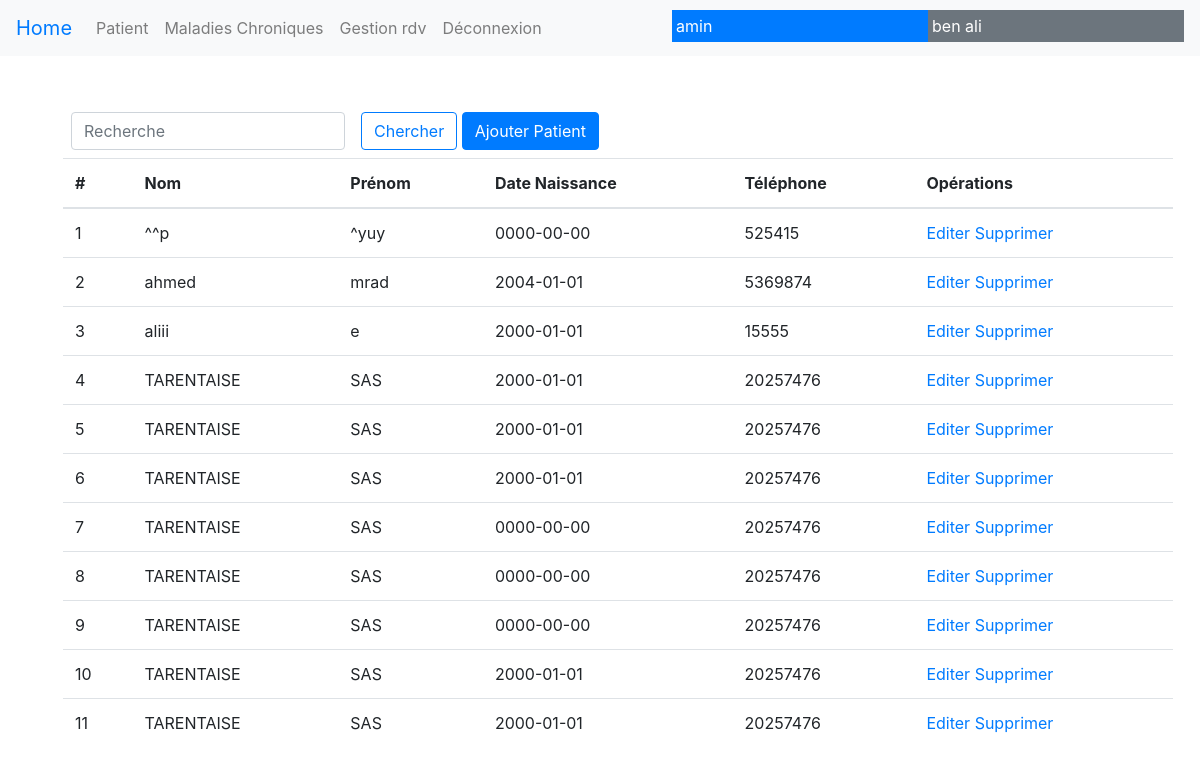
The app's page /patients/liste_patients.php (signed in) with its own data.
### tables this page shows
CREATE TABLE `patient` (
  `num_patient` int(11) NOT NULL,
  `nom` varchar(45) DEFAULT NULL,
  `prenom` varchar(45) DEFAULT NULL,
  `date_naiss` date NOT NULL DEFAULT current_timestamp(),
  `adresse` varchar(75) DEFAULT NULL,
  `telephone` varchar(32) DEFAULT NULL,
  `cnam` varchar(16) DEFAULT NULL,
  `nationalite` varchar(45) DEFAULT 'Tunisienne',
  `type_id` varchar(10) DEFAULT 'CIN',
  `nat_id` varchar(45) DEFAULT NULL
);

### db/patients.php (called while the page is built, shortened)
<?php
function liste_patients(PDO $conn) {
    $sql = "SELECT * FROM patient ORDER BY nom, prenom";
    $res = $conn->query($sql);
    return $res->fetchAll(PDO::FETCH_ASSOC);
}

### patients/liste_patients.php (the view, shortened to what this page needs)
<!DOCTYPE html>
<html lang="en">
<head>
    <link rel="stylesheet" href="../css/bootstrap.min.css">
    <link rel="stylesheet" href="../css/style.css">
</head>
<body>
    <?php
    require_once '../menu.php';
    require_once '../db/conn.php';
    require_once '../db/patients.php';
    $date_naiss = (isset($_POST['input_cher']) && $_POST['input_cher']) ? $_POST['input_cher'] : date('Y-m-d');
    $input_cher  = (isset($_POST['input_cher']) && $_POST['input_cher']);
    if ($input_cher != ''){
        $patients = patient_fetch($conn , $date_naiss , $input_cher , $input_cher );
    }
    else{
        $patients = liste_patients($conn);
    }
    ?>
    <div class="container m-5">
    <form method ="post" class="d-flex">
        <div class="m-2">
            <input class="form-control me-2" type="search" placeholder="Recherche" name="input_cher" aria-label="Search">
            </div>
        <div class="m-2">
            <button class="btn btn-outline-primary" type="submit" name="chercher">Chercher</button>
            <a class="btn btn-primary" href="ajout_patient.php">Ajouter Patient</a>
        </div>
    </form>
        <div>
            <table class="table">
                <thead>
                    <tr>
                        <th>#</th>
                        <th>Nom</th>
                        <th>Prénom</th>
                        <th>Date Naissance</th>
                        <th>Téléphone</th>
                        <th>Opérations</th>
                    </tr>
                </thead>
                <?php
                foreach ($patients as $index => $patient) :
                ?>
                    <tr>
                        <td><?= $index + 1 ?></td>
                        <td><?= $patient['nom'] ?></td>
                        <td><?= $patient['prenom'] ?></td>
                        <td><?= $patient['date_naiss'] ?></td>
                        <td><?= $patient['telephone'] ?></td>
                        <td>
                            <a href="modif_patient.php?num_patient=<?= $patient['num_patient'] ?>">Editer</a>
                            <a href="supp_patient.php?num_patient=<?= $patient['num_patient'] ?>" onclick="myFunction()">Supprimer</a>
                        </td>
                    </tr>
                <?php
                endforeach;
                ?>
            </table>
        </div>
    </div>
</body>
</html>

### menu.php (shortened to what this page needs)
<nav class="navbar navbar-expand-lg navbar-light bg-light">
        <a class="navbar-brand , text-primary" href="#">Home</a>
        <div class="collapse navbar-collapse" id="navbarSupportedContent">
            <ul class="navbar-nav mr-auto">
                <li class="nav-item">
                    <a class="nav-link" href="../patients/liste_patients.php" id="navbarDropdown" role="button" >
                        Patient
                    </a>
                </li>
                <li class="nav-item">
                    <a class="nav-link" href="../maladies_chrs/liste_mds.php" id="navbarDropdown" role="button" >
                        Maladies Chroniques
                    </a>
                </li>
                <li class="nav-item">
                    <a class="nav-link" href="../rdv/liste_rdvs.php" id="navbarDropdown" role="button">
                        Gestion rdv
                    </a>
                </li>
                <li class="nav-item">
                    <a class="nav-link" href="../logout.php" id="navbarDropdown" role="button">
                        Déconnexion
                    </a>
                </li>
            </ul>
                <input type="text"  class="p-1 mb-1 bg-primary text-white" name="nom" style="border:none;" value="<?= $_SESSION['user']['nom'] ?>" readonly/>
                <input type="text"  class="p-1 mb-1 bg-secondary text-white" style="border:none; "  name="prenom" value="<?= $_SESSION['user']['prenom'] ?>" readonly/>
        </div>
    </nav>

### records on screen
patient: nom "^^p", prenom "^yuy", date_naiss "0000-00-00", telephone "525415"
patient: nom "ahmed", prenom "mrad", date_naiss "2004-01-01", telephone "5369874"
patient: nom "aliii", prenom "e", date_naiss "2000-01-01", telephone "15555"
patient: nom "TARENTAISE", prenom "SAS", date_naiss "2000-01-01", telephone "20257476"
patient: nom "TARENTAISE", prenom "SAS", date_naiss "2000-01-01", telephone "20257476"
patient: nom "TARENTAISE", prenom "SAS", date_naiss "2000-01-01", telephone "20257476"
patient: nom "TARENTAISE", prenom "SAS", date_naiss "0000-00-00", telephone "20257476"
patient: nom "TARENTAISE", prenom "SAS", date_naiss "0000-00-00", telephone "20257476"
patient: nom "TARENTAISE", prenom "SAS", date_naiss "0000-00-00", telephone "20257476"
patient: nom "TARENTAISE", prenom "SAS", date_naiss "2000-01-01", telephone "20257476"
patient: nom "TARENTAISE", prenom "SAS", date_naiss "2000-01-01", telephone "20257476"
